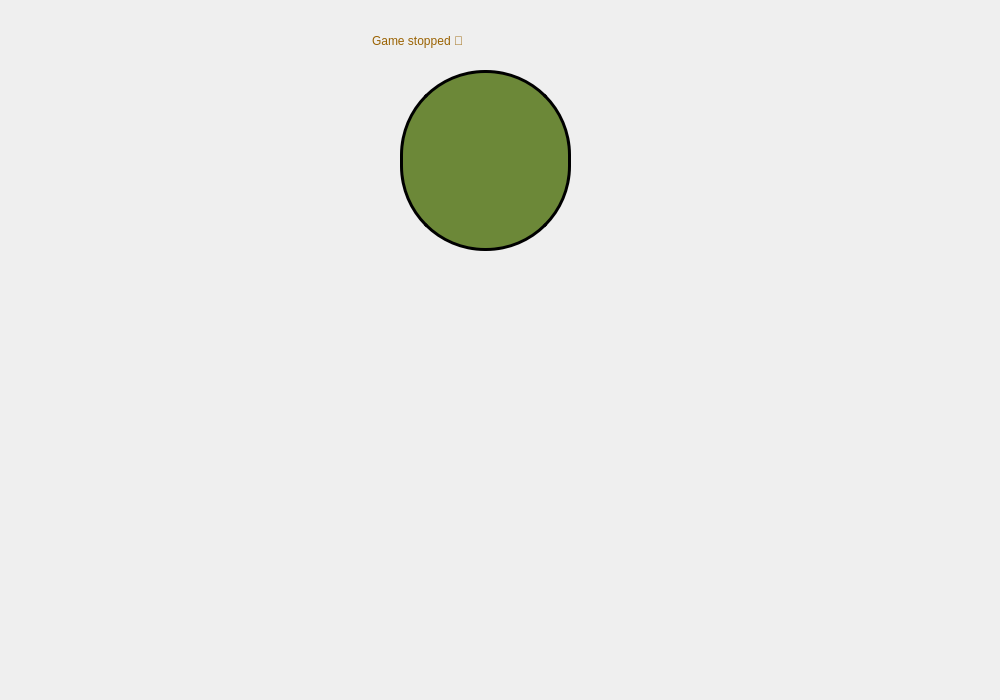
<?xml version="1.0" encoding="UTF-8"?>
<ui version="4.0">
 <class>Server</class>
 <widget class="QMainWindow" name="Server">
  <property name="geometry">
   <rect>
    <x>0</x>
    <y>0</y>
    <width>1000</width>
    <height>700</height>
   </rect>
  </property>
  <property name="windowTitle">
   <string>MainWindow</string>
  </property>
  <widget class="QWidget" name="centralwidget">
   <widget class="QWidget" name="widget" native="true">
    <property name="geometry">
     <rect>
      <x>0</x>
      <y>0</y>
      <width>1000</width>
      <height>700</height>
     </rect>
    </property>
    <property name="styleSheet">
     <string notr="true"/>
    </property>
    <widget class="QWidget" name="widget_2" native="true">
     <property name="geometry">
      <rect>
       <x>0</x>
       <y>0</y>
       <width>1000</width>
       <height>700</height>
      </rect>
     </property>
     <property name="styleSheet">
      <string notr="true">QPushButton#exit{ 
background-color: rgba(0,0,0,0);
border-radius:25px;
	border-image: url(:/Prefix/resource/Firefly_x_icon_is_circular_in_green_color_in_3D_31063-removebg-preview (1).png);
font: 600 10pt &quot;Sitka Small Semibold&quot;;
}
QPushButton#exit:hover{ 
background-color: rgba(0,0,0,0);
}
QPushButton#exit:pressed{ 
padding-left:5px;
padding-top:5px;
color:rgba(115 ,128,142,210);
}
QPushButton#stop{ 
border-image: url(:/Prefix/resource/Firefly_pause_icon_is_circular_in_green_color_in_3D_31063-removebg-preview.png);
background-color: rgba(0,0,0,0);
border-radius:25px;
}
QPushButton#stop:hover{ 
color:rgba(155,168,182,210)
}
QPushButton#stop:pressed{ 
padding-left:5px;
padding-top:5px;
color:rgba(115 ,128,142,210);
}
</string>
     </property>
     <widget class="QLabel" name="background">
      <property name="enabled">
       <bool>true</bool>
      </property>
      <property name="geometry">
       <rect>
        <x>-40</x>
        <y>-330</y>
        <width>1100</width>
        <height>1100</height>
       </rect>
      </property>
      <property name="styleSheet">
       <string notr="true">border:3px solid;
border-color :#000000;
border-image: url(:/Prefix/resource/Firefly 20240720203910.png);
</string>
      </property>
      <property name="text">
       <string/>
      </property>
     </widget>
     <widget class="QPushButton" name="stop">
      <property name="geometry">
       <rect>
        <x>920</x>
        <y>270</y>
        <width>71</width>
        <height>71</height>
       </rect>
      </property>
      <property name="styleSheet">
       <string notr="true">QPushButton#stop{ 
	border-image: url(:/Prefix/resource/Firefly_pause_icon_is_circular_in_green_color_in_3D_31063-removebg-preview.png);
background-color: rgba(0,0,0,0);
border-radius:25px;
}
QPushButton#stop:hover{ 
color:rgba(155,168,182,210)
}
QPushButton#stop:pressed{ 
padding-left:5px;
padding-top:5px;
color:rgba(115 ,128,142,210);
}
</string>
      </property>
      <property name="text">
       <string/>
      </property>
     </widget>
     <widget class="QPushButton" name="exit">
      <property name="geometry">
       <rect>
        <x>920</x>
        <y>190</y>
        <width>71</width>
        <height>71</height>
       </rect>
      </property>
      <property name="styleSheet">
       <string notr="true">QPushButton#exit{ 
background-color: rgba(0,0,0,0);
border-radius:25px;
	border-image: url(:/Prefix/resource/Firefly_x_icon_is_circular_in_green_color_in_3D_31063-removebg-preview (1).png);
font: 600 10pt &quot;Sitka Small Semibold&quot;;
}
QPushButton#exit:hover{ 
background-color: rgba(0,0,0,0);
}
QPushButton#exit:pressed{ 
padding-left:5px;
padding-top:5px;
color:rgba(115 ,128,142,210);
}</string>
      </property>
      <property name="text">
       <string/>
      </property>
     </widget>
     <widget class="QLabel" name="severPic">
      <property name="geometry">
       <rect>
        <x>-10</x>
        <y>0</y>
        <width>161</width>
        <height>141</height>
       </rect>
      </property>
      <property name="styleSheet">
       <string notr="true">border-image: url(:/Prefix/resource/Firefly_cute_skeleton_icon_for_game_in_3D_78259-removebg-preview.png);</string>
      </property>
      <property name="text">
       <string/>
      </property>
     </widget>
     <widget class="QLabel" name="clientPic">
      <property name="geometry">
       <rect>
        <x>870</x>
        <y>10</y>
        <width>151</width>
        <height>151</height>
       </rect>
      </property>
      <property name="styleSheet">
       <string notr="true">border-image: url(:/Prefix/resource/Firefly_cute_skeleton_icon_for_game_in_3D_56539-removebg-preview.png);</string>
      </property>
      <property name="text">
       <string/>
      </property>
     </widget>
     <widget class="QLabel" name="gost">
      <property name="geometry">
       <rect>
        <x>370</x>
        <y>230</y>
        <width>261</width>
        <height>321</height>
       </rect>
      </property>
      <property name="styleSheet">
       <string notr="true">border-image: url(:/Prefix/resource/Free_Halloween_T-Shirt_or_Sticker_Design-removebg-preview.png);</string>
      </property>
      <property name="text">
       <string/>
      </property>
     </widget>
     <widget class="QLabel" name="coin">
      <property name="geometry">
       <rect>
        <x>110</x>
        <y>70</y>
        <width>71</width>
        <height>71</height>
       </rect>
      </property>
      <property name="styleSheet">
       <string notr="true">font: 20pt Broadway;  
border-image: url(:/Prefix/resource/Gold_Coin_Hd_Transparent__Gold_Coin_Skull__Gold__Coin__Skull_PNG_Image_For_Free_Download-removebg-preview.png);
color: rgb(13, 13, 13);</string>
      </property>
      <property name="text">
       <string/>
      </property>
     </widget>
     <widget class="QLabel" name="coin_2">
      <property name="geometry">
       <rect>
        <x>830</x>
        <y>90</y>
        <width>71</width>
        <height>71</height>
       </rect>
      </property>
      <property name="styleSheet">
       <string notr="true">font: 20pt Broadway;  
border-image: url(:/Prefix/resource/Gold_Coin_Hd_Transparent__Gold_Coin_Skull__Gold__Coin__Skull_PNG_Image_For_Free_Download-removebg-preview.png);
color: rgb(13, 13, 13);</string>
      </property>
      <property name="text">
       <string/>
      </property>
     </widget>
     <widget class="QLabel" name="stopGost">
      <property name="geometry">
       <rect>
        <x>400</x>
        <y>70</y>
        <width>171</width>
        <height>181</height>
       </rect>
      </property>
      <property name="styleSheet">
       <string notr="true">background-color: rgb(108,136,56);
border:3px solid; 
border-color :#000;
border-radius:85px;</string>
      </property>
      <property name="text">
       <string/>
      </property>
     </widget>
     <widget class="QLabel" name="gameStoped">
      <property name="geometry">
       <rect>
        <x>372</x>
        <y>0</y>
        <width>271</width>
        <height>81</height>
       </rect>
      </property>
      <property name="styleSheet">
       <string notr="true">font: 18pt &quot;Showcard Gothic&quot;;
color: rgb(154, 98, 2);</string>
      </property>
      <property name="text">
       <string>Game stopped 🎃</string>
      </property>
     </widget>
     <zorder>background</zorder>
     <zorder>exit</zorder>
     <zorder>severPic</zorder>
     <zorder>clientPic</zorder>
     <zorder>gost</zorder>
     <zorder>coin</zorder>
     <zorder>coin_2</zorder>
     <zorder>stopGost</zorder>
     <zorder>stop</zorder>
     <zorder>gameStoped</zorder>
    </widget>
   </widget>
  </widget>
 </widget>
 <resources/>
 <connections/>
</ui>
